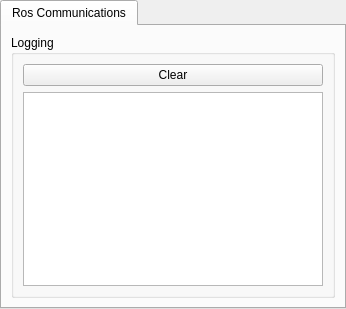
     <widget class="QTabWidget" name="tab_manager">
      <property name="minimumSize">
       <size>
        <width>100</width>
        <height>0</height>
       </size>
      </property>
      <property name="locale">
       <locale language="English" country="Australia"/>
      </property>
      <property name="currentIndex">
       <number>0</number>
      </property>
      <widget class="QWidget" name="tab_status">
       <attribute name="title">
        <string>Ros Communications</string>
       </attribute>
       <layout class="QVBoxLayout" name="verticalLayout_2">
        <item>
         <widget class="QGroupBox" name="groupBox_log">
          <property name="sizePolicy">
           <sizepolicy hsizetype="MinimumExpanding" vsizetype="Preferred">
            <horstretch>0</horstretch>
            <verstretch>0</verstretch>
           </sizepolicy>
          </property>
          <property name="title">
           <string>Logging</string>
          </property>
          <layout class="QGridLayout" name="gridLayout_3">
           <item row="2" column="0">
            <widget class="QPushButton" name="button_clear_log">
             <property name="minimumSize">
              <size>
               <width>300</width>
               <height>0</height>
              </size>
             </property>
             <property name="text">
              <string>Clear</string>
             </property>
            </widget>
           </item>
           <item row="3" column="0">
            <widget class="QListView" name="view_logging"/>
           </item>
          </layout>
         </widget>
        </item>
       </layout>
      </widget>
     </widget>
